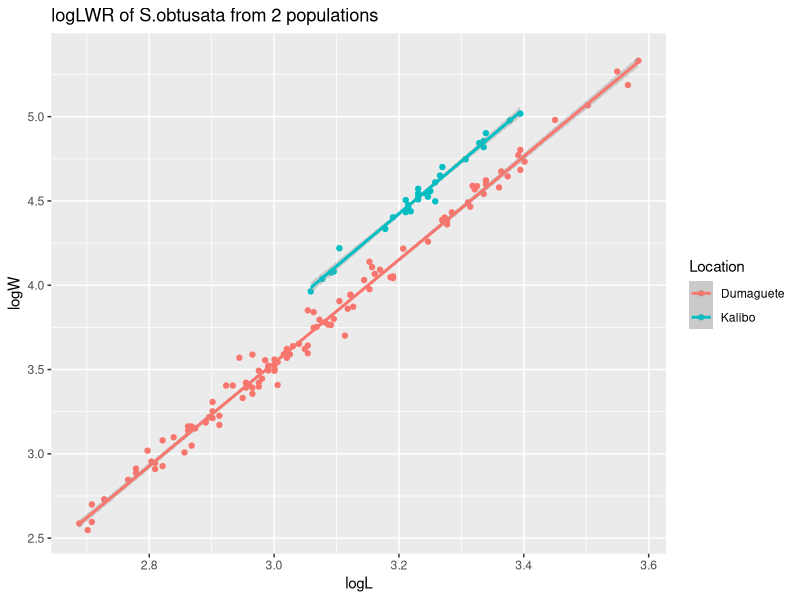
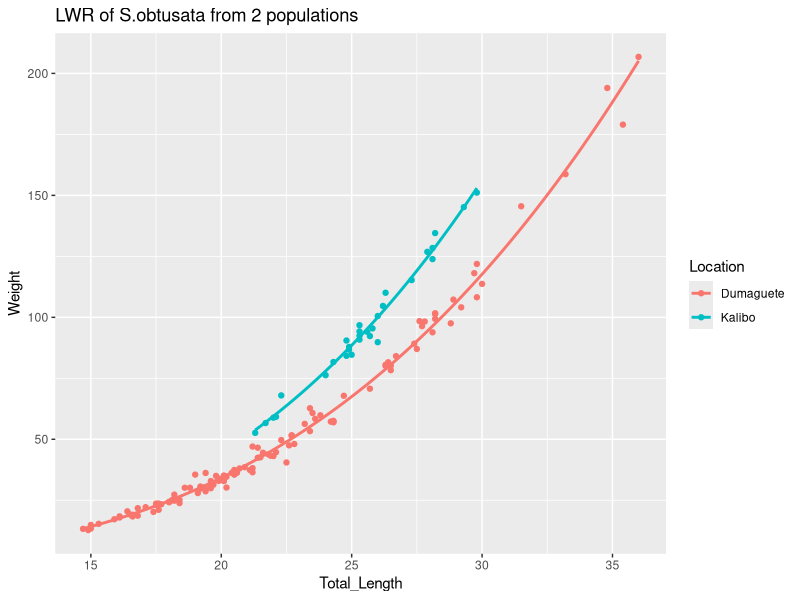
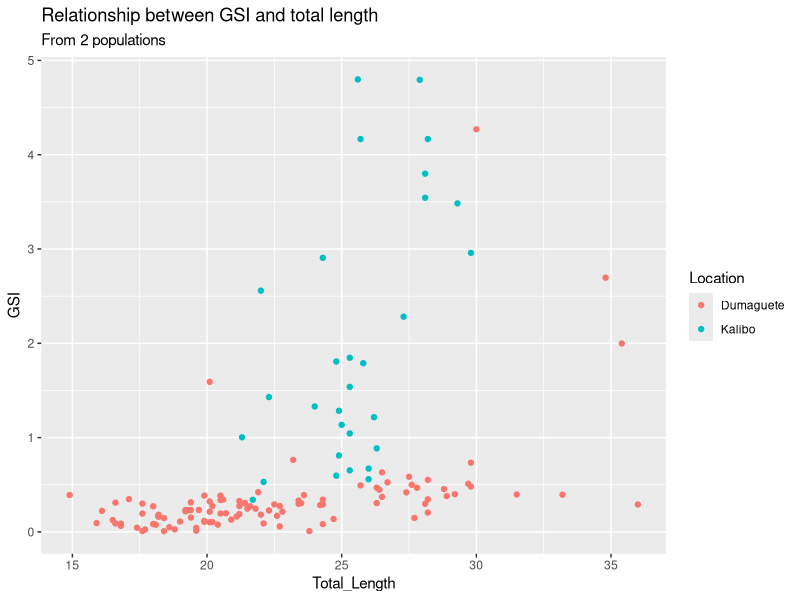

Source code (R) for these figures, in order: (Note: this script raises an error after producing the figures.)
######Setup#####
setwd("/Users/admir/Downloads/S.obtusata_Project")
Packages <- c("tidyverse")
invisible(suppressPackageStartupMessages(lapply(Packages,library,character.only = TRUE)))

######Load files needed#####
Obtusata_1 <- read.csv("AC_Sphyraena_obtusata_Dat_for_R.csv")
Obtusata_2 <- read.csv("Sphyraena_obtusata_KAL.csv")
colnames(Obtusata_1) <- c("Specimen_ID","Species","Location","Site","Date","Total_Length",
                            "Standard_Length","Weight","Gonad_Weight")
colnames(Obtusata_2) <- c("Specimen_ID","Species","Location","Site","Date","Total_Length",
                          "Standard_Length","Weight","Gonad_Weight")

#####Join Dumaguete and Kalibo dataframes#####

#using merge
Obtusata_full <- merge(Obtusata_1, Obtusata_2, by = c("Specimen_ID", "Species", "Location", "Site", "Date",
                                                      "Total_Length", "Standard_Length", "Weight", "Gonad_Weight"), all = TRUE)

######Calculating LWR#####

#remove NAs from weight and total length
Obtusata_full_LWR <- subset(Obtusata_full, !is.na(Weight) & !is.na(Total_Length))

#log-transform L and W
Obtusata_full_LWR$logL <- log(Obtusata_full_LWR$Total_Length)
Obtusata_full_LWR$logW <- log(Obtusata_full_LWR$Weight)

#create linear model with log-transformed W and L
full_lm_lLlW <- lm(logW~logL, data = Obtusata_full_LWR)
full_lm_lLlW
summary(full_lm_lLlW)

#plot model
Obtusata_full_logLW_plot <- ggplot(data = Obtusata_full_LWR, aes(x = logL, y = logW, colour = Location)) +
  geom_point() + geom_smooth(method = "lm") + ggtitle(label = "logLWR of S.obtusata from 2 populations")
Obtusata_full_LW_plot <- ggplot(data = Obtusata_full_LWR, aes(x = Total_Length, y = Weight, colour = Location)) +
  geom_point() + geom_smooth(method = "nls", formula = y ~ a*x^b, start = list(a = -6.16923, b = 3.24846), data = Obtusata_full_LWR, se = F) +
  ggtitle(label = "LWR of S.obtusata from 2 populations")

Obtusata_full_logLW_plot
Obtusata_full_LW_plot

#####Calculating GSI#####

#remove NAs from gonad weight
Obtusata_full_GSI <- subset(Obtusata_full, !is.na(Gonad_Weight))

#raw GSI and TL
Obtusata_full_GSI$GSI <- (Obtusata_full_GSI$Gonad_Weight/Obtusata_full_GSI$Weight) * 100
ggplot(data = Obtusata_full_GSI, aes(x = Total_Length, y = GSI, colour = Location)) + 
  geom_point() + ggtitle(label = "Relationship between GSI and total length", subtitle = "From 2 populations")

mean(Obtusata_full_GSI[["GSI"]])

Obtusata_full_GSI$logGSI <- log(Obtusata_full_GSI$GSI)
##ggplot(data = Obtusata_full_GSI, aes(x = Standard_Length, y = logGSI, colour = Location)) + geom_point()

#####GLMs#####

GSI_full_TL_glm <- glm(Obtusata_full_GSI$GSI~Obtusata_full_GSI$Total_Length, family = "Gamma")
GSI_full_Weight_glm <- glm(Obtusata_full_GSI$GSI~Obtusata_full_GSI$Weight, family = "Gamma")

AIC(GSI_full_TL_glm)
AIC(GSI_full_Weight_glm)

#####Boxplot#####

boxplot(GSI~Location, data=Obtusata_full_GSI, main="GSI by location", 
        xlab="Location", ylab="GSI", col=(c("red","blue")))
boxplot(Total_Length~Location, data=Obtusata_full_GSI, main="Total length by location", 
        xlab="Location", ylab="Total Length", col=(c("red","blue")))
boxplot(Weight~Location, data=Obtusata_full_GSI, main="Weight by location", 
        xlab="Location", ylab="Weight", col=(c("red","blue")))

#####Normality test#####

#NORMALITY (need packages nortest, car, and HMisc)
library(car)
library(nortest)
ad.test(Obtusata_full_GSI$Weight)
ad.test(data1$log)
hist(Obtusata_full_GSI$Weight, xlab=" ", main="Histogram of Weight Full data ", ylab= " ")
hist(Obtusata_full_GSI$logGSI, xlab=" ", main="Histogram of logGSI Full data ", ylab= " ")


fit <- lm(Obtusata_full_GSI$Total_Length~Obtusata_full_GSI$Location, data=Obtusata_full_GSI)

fit <- lm(Obtusata_full_GSI$logGSI~Obtusata_full_GSI$Location, data=Obtusata_full_GSI)


qqPlot(fit, main="QQ Plot of TL")
library(MASS)
sresid <- studres(fit) 
hist(sresid, freq=FALSE, 
     main="Distribution of Studentized Residuals of TL")
xfit<-seq(min(sresid),max(sresid),length=40) 
yfit<-dnorm(xfit) 
lines(xfit, yfit)
# Evaluate homoscedasticity
# non-constant error variance test
ncvTest(fit)
spreadLevelPlot(fit)
# Assessing Outliers
outlierTest(fit) # Bonferonni p-value for most extreme obs
qqPlot(fit, main="QQ Plot") #qq plot for studentized resid 
leveragePlots(fit) # leverage plots

# Data not normally distributed so used a Mann - Whitney U test (non-parametric t- test equivalent)
wilcox.test(Obtusata_full_GSI$GSI~Obtusata_full_GSI$Location)
wilcox.test(Obtusata_full_GSI$Total_Length~Obtusata_full_GSI$Location)
wilcox.test(Obtusata_full_GSI$Weight~Obtusata_full_GSI$Location)

#####L-W relationship#####
#regression model codes
#Attach/plot:

x<-c(Obtusata_dat$Total_Length)
y<-c(Obtusata_dat$Weight)
plot(log(y)~log(x))
#linear model of log-transformed data
mod1<-lm(log(y)~log(x))
coef(mod1)
exp(-5.638077)
#run power model using coefficients
plot(y~x, pch=19, col="black", xlab="Length(cm)", ylab= "Weight(cm)", main = "LWR Dumaguete")
mod1<- nls(y ~ a * x^b, start=list(a=0.003559707, b =3.059256), data=Obtusata_dat, trace=TRUE)
summary(mod1)
AIC(mod1)
x<-seq(14,40)
#plot predicted line
mod2 <-(predict(mod1, list(x=x)))
lines(mod2~x, lwd=3, col="blue")

text(20, 150, expression(W == 0.0035597 * L^3.059256))

x<-c(Obtusata_KAL$Total_Length)
y<-c(Obtusata_KAL$Weight)
plot(log(y)~log(x))
#linear model of log-transformed data
mod1<-lm(log(y)~log(x))
coef(mod1)
exp(-5.5163)
#run power model using coefficients
plot(y~x, pch=19, col="black", xlab="Length (cm)", ylab= "Weight(g)", ylim=c(0, 200), xlim=c(10, 40), main = "LWR Kalibo")
mod1<- nls(y ~ a * x^b, start=list(a=0.004027, b =3.106475), data=Obtusata_KAL, trace=TRUE)
summary(mod1)
AIC(mod1)
x<-seq(14,40)
#plot predicted line
mod2 <-(predict(mod1, list(x=x)))
lines(mod2~x, lwd=3, col="blue")

text(20, 150, expression(W == 0.004027 * L^3.106475))

     
